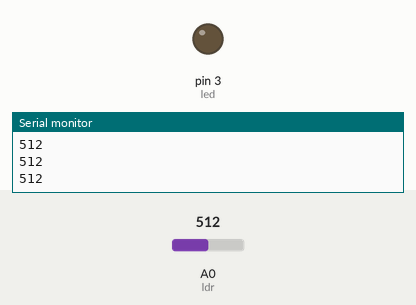
This sketch was run on a simulated Arduino Uno, built with avr-gcc and run on an emulated ATmega328P. Parts: output pins drawn as LEDs (lit = HIGH), the last lines printed to the serial monitor. Inputs (shaded band) come from the test bench; at power-on: A0 (ldr) = 512.

Above: at 1.2 s.
1.3 s: A0 (ldr) set to 414
2.8 s: A0 (ldr) set to 392
At 3.5 s:
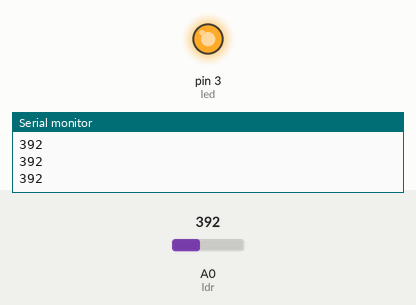
4.3 s: A0 (ldr) set to 410
At 5.5 s:
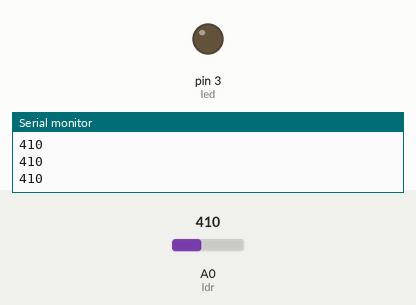
5.8 s: A0 (ldr) set to 390
At 6.9 s:
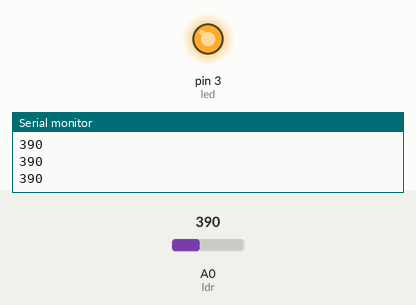
Timing chart, 0 to 8.3 s (numbered marks = the images above; inputs shaded):
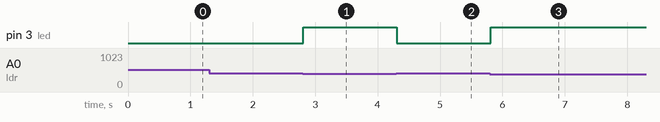

Measured:
- the behaviour switches between 400 and 399 on A0 (ldr) (found by bisection; images 0 and 1)
- after the input at 2.8 s, pin 3 (led): LOW → HIGH at once
- after the input at 4.3 s, pin 3 (led): HIGH → LOW at once
- after the input at 5.8 s, pin 3 (led): LOW → HIGH at once

The sketch:

ldr_led_kullan_m_.ino
```cpp
#define ldr A0
#define led 3
void setup() {
  pinMode(led, OUTPUT);
  Serial.begin(9600);
}

void loop() {
  int light_parameter = analogRead(ldr);
  Serial.println(light_parameter);
  if(light_parameter < 400) {
    digitalWrite(led, HIGH);
  } else {
     digitalWrite(led, LOW);
  }
}
```
